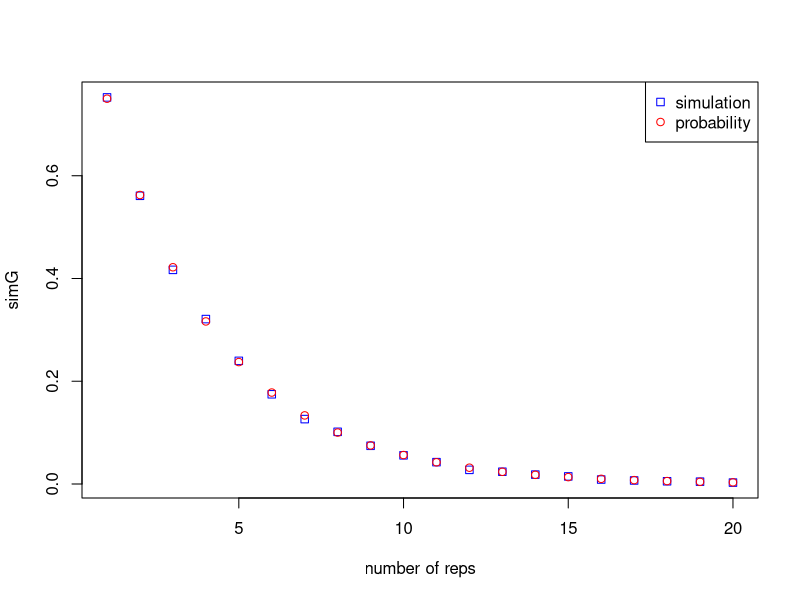
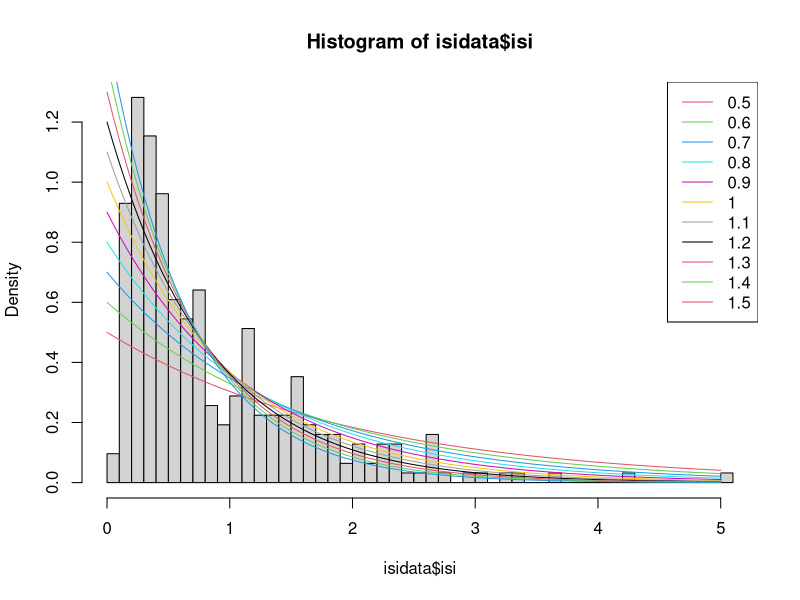
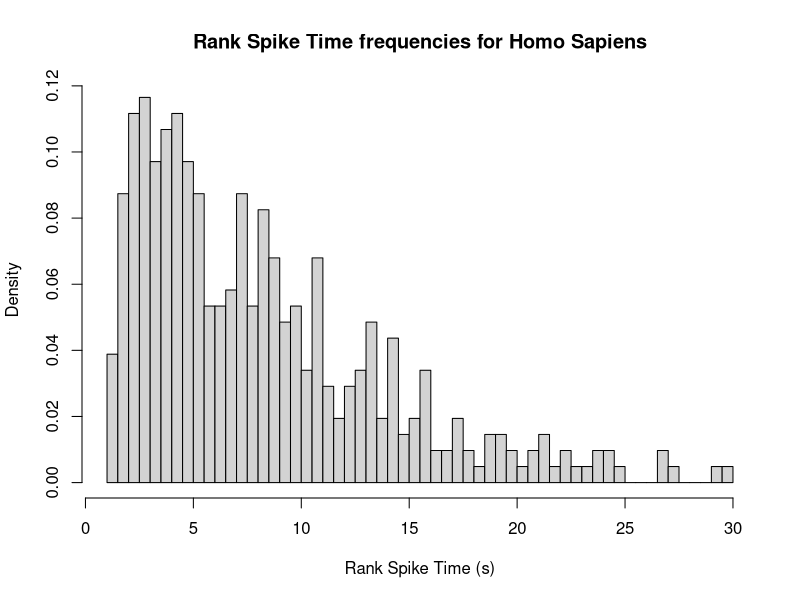
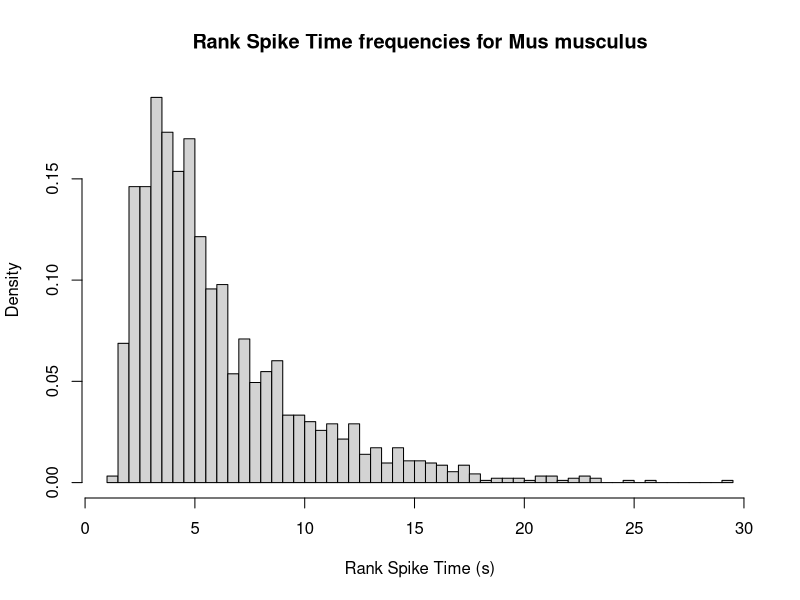
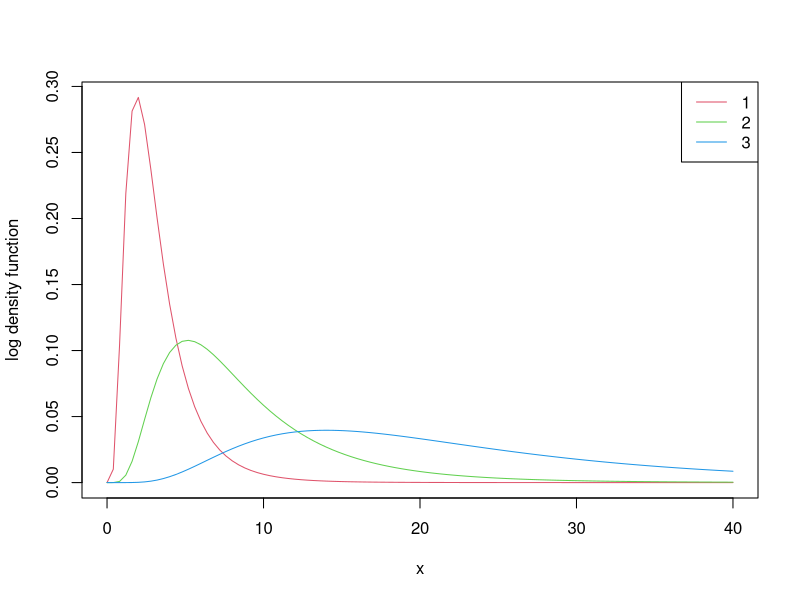
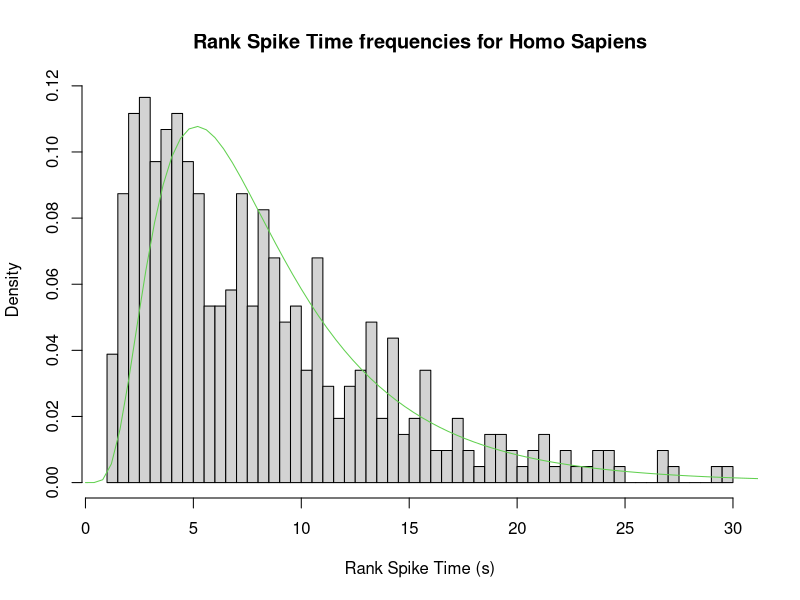

R code for these plots, in order:
## ---- chunk 1
offspringG <- function(Parent1, Parent2){
  Allele1 <- sample(unlist(strsplit(Parent1, split = "")), replace = TRUE, size=1)
  Allele2 <- sample(unlist(strsplit(Parent2, split = "")), replace = TRUE, size=1)
  return(paste(Allele1, Allele2, sep = ""))
}


offspringP <- function(Genotype){
  Phenotype <- ""
  if (Genotype == "ii"){
    Phenotype <- "Type O"
  }
  if (Genotype == "AB" | Genotype == "BA"){
    Phenotype <- "Type AB"
  }
  if (Genotype == "iB" | Genotype == "Bi" | Genotype == "BB"){
    Phenotype <- "Type B"
  }
  if (Genotype == "iA" | Genotype == "Ai" | Genotype == "AA"){
    Phenotype <- "Type A"
  }
  return(Phenotype)
}
## ---- chunk 2
offspingiAiA <- c()
for(i in 1:1000){
  offspingiAiA[i] <- offspringG("iA", "iA")
}
sum(offspingiAiA == "ii")/length(offspingiAiA)
sum(offspingiAiA != "AA")/length(offspingiAiA)
## ---- chunk 3
secondGen <- c()

for(i in 1:1000){
  A <- offspringG("iA", "iB")
  B <- offspringG("AB", "AB")
  C <- offspringP(offspringG(A, B))
  secondGen[i] <- C
}

secondGen
## ---- chunk 4
ACGsim <- function(reps){
  count = 0
  
  for(i in 1:reps){
    sqce_5 <- paste(sample(c("A", "T", "G", "C"), replace = TRUE, size = 5), collapse = "")
    
    if(grepl("ACG", sqce_5, fixed = TRUE)){
      count <- count + 1
    }
  }
  return(count/reps)
}
ACGsim(10000)
## ---- chunk 5
Gsim <- function(reps, length = 10){
  sqces_with_G <- 0
  for(i in 1:reps){
    seq <- sample(c("A", "C", "T", "G"), replace =TRUE, size = length)
    if ("G" %in% seq){
      sqces_with_G <- sqces_with_G + 1
    }
  }
  sqces_with_no_G <- reps - sqces_with_G
  return(sqces_with_no_G/reps)
}

Gsim(10000)
## ---- chunk 6
simG <- c()
pG <- c()
for(i in 1:20){
  simG[i] <- Gsim(10000, length = i)
  pG[i] <- dbinom(i, size = i, prob = 0.75)
}

plot(1:20, simG, col = "blue", pch = 0, xlab = "number of reps")
points(1:20, pG, col = "red", pch = 1)
legend("topright",legend = c("simulation", "probability"), 
       col = c("blue", "red"), pch = c(0, 1))
## ---- chunk 7
isidata <- read.table("neuronspikes.txt", col.names = "isi")
hist(isidata$isi, breaks = 50, probability = TRUE)

for(i in seq(0.5, 1.5, 0.1)){
  curve(dexp((x), rate = i), from = 0, to = 5, col= (i*10)-3, add = TRUE)
}

legend("topright", legend=c(seq(0.5,1.5,0.1)), 
       col=c(2:length(seq(0.5,1.5,0.1))), lty = 1)
## ---- chunk 8
pexp(1, rate = 1.5)
pexp(1.5, rate = 1.5) - pexp(0.5, rate = 1.5)
## ---- chunk 9
cells <- read.csv("cell_types.csv", na.strings = "")
## ---- chunk 10
sum(cells$donor__species == "Homo Sapiens") / length(cells[,1])
## ---- chunk 11
hist(cells$ef__peak_t_ramp[cells$donor__species == "Homo Sapiens"], 
     proba = TRUE,  xlab = "Rank Spike Time (s)", 
     breaks = 50, main = "Rank Spike Time frequencies for Homo Sapiens")

hist(cells$ef__peak_t_ramp[cells$donor__species == "Mus musculus"], 
     proba = TRUE, xlab = "Rank Spike Time (s)", 
     breaks = 50, main = "Rank Spike Time frequencies for Mus musculus")
## ---- chunk 12
first_plot = FALSE

for(i in 1:3){
  curve(dlnorm(x, sdlog = 0.6, meanlog = i), from = 0, to = 40, 
        add = first_plot, col = i+1, ylab = "log density function")
  first_plot = TRUE
}

legend("topright", legend = 1:3, col = 2:4, lty = 1)
## ---- chunk 13
hist(cells$ef__peak_t_ramp[cells$donor__species == "Homo Sapiens"], 
     proba = TRUE,  xlab = "Rank Spike Time (s)", 
     breaks = 50, main = "Rank Spike Time frequencies for Homo Sapiens")

curve(dlnorm(x, sdlog = 0.6, meanlog = 2), 
      from = 0, to = 40, add = TRUE, 
      col = 3, ylab = "log density function")
## ---- chunk 14
sum(cells$donor__species == "Homo Sapiens" & cells$donor__sex == "Male")
sum(cells$donor__species == "Homo Sapiens" & cells$donor__sex == "Female")
